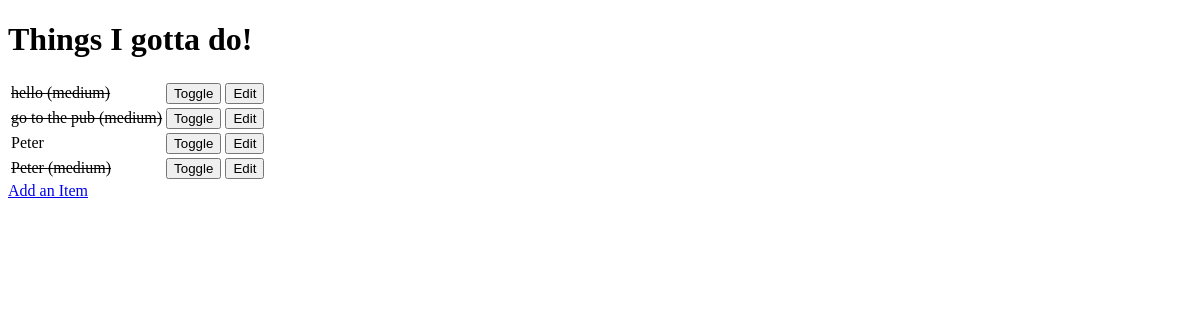
The app's page /, older data.
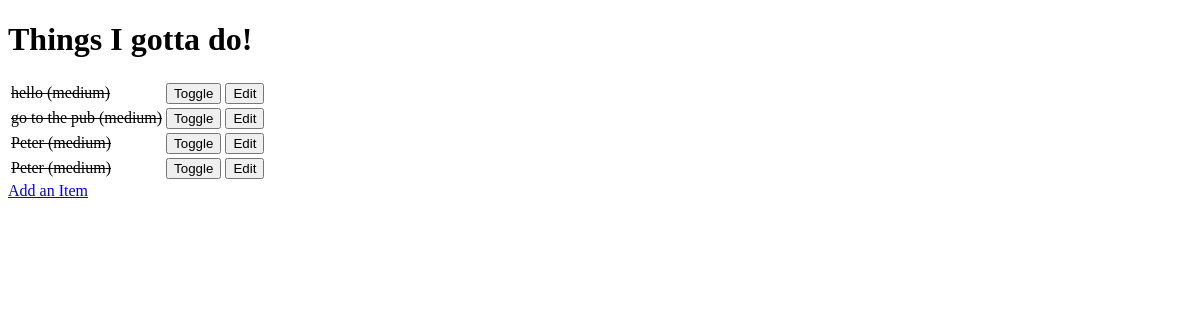
The same page, newer data.
### todoitem/models.py (models this page shows, shortened)
class TodoItem(models.Model):
    name = models.CharField(max_length=30, blank=False)
    done = models.BooleanField(blank=False, default=False)
    priority = models.CharField(max_length=6, blank=False, default="medium")

### todoitem/views.py (the view)
# urls.py: url(r'^$', get_index),
def get_index(request):
    results = TodoItem.objects.all()
    return render(request, "index.html", {'items': results})

### todoitem/templates/index.html (shortened to what this page needs)
<!DOCTYPE html>
<html lang="en">
<head>
</head>
<body>
    <h1>Things I gotta do!</h1>
     <table>
        {% for item in items %}
        <tr>
            {% if item.done %}
            <td><strike>{{ item.name }} ({{ item.priority }})</strike></td>
            {% else %}
            <td>{{ item.name }}</td>
            {% endif %}
            <td>
                <form method="POST" action="toggle/{{ item.id }}">{% csrf_token %}<input type="submit" value="Toggle"></form>
            </td>
            <td>
                <form method="GET" action="edit/{{ item.id }}"><input type="submit" value="Edit"></form>
            </td>
        </tr>
        {% empty %}
        <p>You have nothing to do.</p>
        {% endfor %}
    </table>
    <a href="add">Add an Item</a>
</body>
</html>

Row changes from the older to the newer data that the page shows:
changed TodoItem (number 3 of 4 on the later page): done False → True (drawn); priority (not shown) → "medium"
